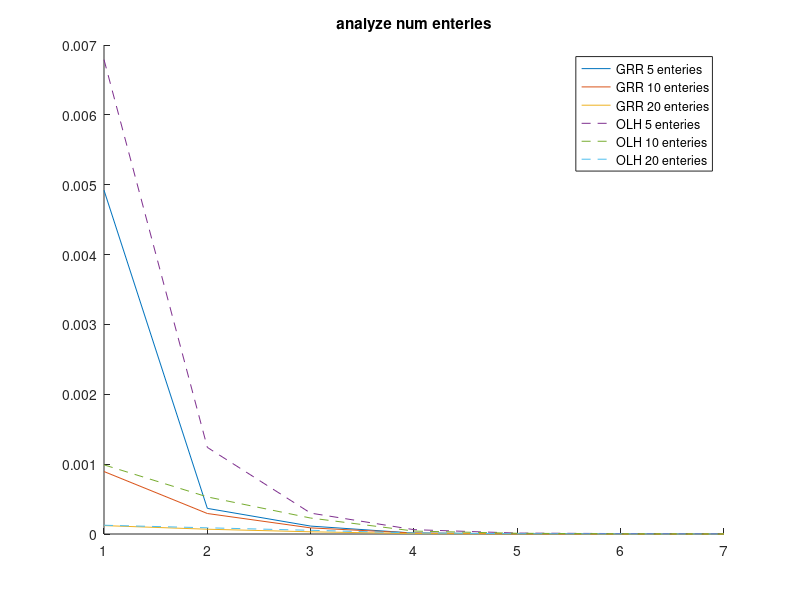

Here is the MATLAB script that generated this plot:
clc
clear
load("GRR_f_est_epsilon_phoenix_100_5EE_V2.mat")
f_hat(size(all_f_est,1),size(all_f_est,2),size(all_f_est,3))=0;
for k=1:size(all_f_est,4)
    for i=1:size(all_f_est,1)
        for j=1:size(all_f_est,2)
            for e=1:size(all_f_est,3)
                f_hat(i,j,e)=f_hat(i,j,e)+all_f_est(i,j,e,k);
            end
        end
    end
end
f_hat=f_hat/size(all_f_est,4);
for e=1:size(all_f_est,3)
    f_hat(:,:,e)=abs(f_hat(:,:,e))/(sum(sum(abs(f_hat(:,:,e)))));
end
f_true_bar(size(all_f_est,1),size(all_f_est,2),size(all_f_est,3))=0;
for k=1:size(all_f_est,4)
    for i=1:size(all_f_est,1)
        for j=1:size(all_f_est,2)
            for e=1:size(all_f_est,3)
                f_true_bar(i,j,e)=f_true_bar(i,j,e)+all_f_truth(i,j,e,k);
            end
        end
    end
end
f_true_bar=f_true_bar/size(all_f_est,4);
for e=1:size(all_f_est,3)
    f_true_bar(:,:,e)=(f_true_bar(:,:,e))/(sum(sum((f_true_bar(:,:,e)))));
end
S(1,size(all_f_est,3))=0;
for e=1:size(all_f_est,3)
    for i=1:size(all_f_est,1)
        for j=1:size(all_f_est,2)
            S(1,e)=S(1,e)+(f_true_bar(i,j,e)-f_hat(i,j,e)).^2;
            f_true_bar(i,j,e)
            f_hat(i,j,e)
        end
    end
end
S=S/(size(f_est,1)*size(f_est,2));
figure(4)
clf
hold on
plot(S)
load("GRR_f_est_epsilon_phoenix_100_10EE_V2.mat")
f_hat(size(all_f_est,1),size(all_f_est,2),size(all_f_est,3))=0;
for k=1:size(all_f_est,4)
    for i=1:size(all_f_est,1)
        for j=1:size(all_f_est,2)
            for e=1:size(all_f_est,3)
                f_hat(i,j,e)=f_hat(i,j,e)+all_f_est(i,j,e,k);
            end
        end
    end
end
f_hat=f_hat/size(all_f_est,4);
for e=1:size(all_f_est,3)
    f_hat(:,:,e)=abs(f_hat(:,:,e))/(sum(sum(abs(f_hat(:,:,e)))));
end
f_true_bar(size(all_f_est,1),size(all_f_est,2),size(all_f_est,3))=0;
for k=1:size(all_f_est,4)
    for i=1:size(all_f_est,1)
        for j=1:size(all_f_est,2)
            for e=1:size(all_f_est,3)
                f_true_bar(i,j,e)=f_true_bar(i,j,e)+all_f_truth(i,j,e,k);
            end
        end
    end
end
f_true_bar=f_true_bar/size(all_f_est,4);
for e=1:size(all_f_est,3)
    f_true_bar(:,:,e)=(f_true_bar(:,:,e))/(sum(sum((f_true_bar(:,:,e)))));
end
S(1,size(all_f_est,3))=0;
for e=1:size(all_f_est,3)
    for i=1:size(all_f_est,1)
        for j=1:size(all_f_est,2)
            S(1,e)=S(1,e)+(f_true_bar(i,j,e)-f_hat(i,j,e)).^2;
            f_true_bar(i,j,e)
            f_hat(i,j,e)
        end
    end
end
S=S/(size(f_est,1)*size(f_est,2));
plot(S)
load("GRR_f_est_epsilon_phoenix_100_20EE_V2.mat")
f_hat(size(all_f_est,1),size(all_f_est,2),size(all_f_est,3))=0;
for k=1:size(all_f_est,4)
    for i=1:size(all_f_est,1)
        for j=1:size(all_f_est,2)
            for e=1:size(all_f_est,3)
                f_hat(i,j,e)=f_hat(i,j,e)+all_f_est(i,j,e,k);
            end
        end
    end
end
f_hat=f_hat/size(all_f_est,4);
for e=1:size(all_f_est,3)
    f_hat(:,:,e)=abs(f_hat(:,:,e))/(sum(sum(abs(f_hat(:,:,e)))));
end
f_true_bar(size(all_f_est,1),size(all_f_est,2),size(all_f_est,3))=0;
for k=1:size(all_f_est,4)
    for i=1:size(all_f_est,1)
        for j=1:size(all_f_est,2)
            for e=1:size(all_f_est,3)
                f_true_bar(i,j,e)=f_true_bar(i,j,e)+all_f_truth(i,j,e,k);
            end
        end
    end
end
f_true_bar=f_true_bar/size(all_f_est,4);
for e=1:size(all_f_est,3)
    f_true_bar(:,:,e)=(f_true_bar(:,:,e))/(sum(sum((f_true_bar(:,:,e)))));
end
S(1,size(all_f_est,3))=0;
for e=1:size(all_f_est,3)
    for i=1:size(all_f_est,1)
        for j=1:size(all_f_est,2)
            S(1,e)=S(1,e)+(f_true_bar(i,j,e)-f_hat(i,j,e)).^2;
            f_true_bar(i,j,e)
            f_hat(i,j,e)
        end
    end
end
S=S/(size(f_est,1)*size(f_est,2));
plot(S)
%finished GRR


load("OLH_f_est_epsilon_phoenix_100_5EE_V2.mat")
f_hat(size(all_f_est,1),size(all_f_est,2),size(all_f_est,3))=0;
for k=1:size(all_f_est,4)
    for i=1:size(all_f_est,1)
        for j=1:size(all_f_est,2)
            for e=1:size(all_f_est,3)
                f_hat(i,j,e)=f_hat(i,j,e)+all_f_est(i,j,e,k);
            end
        end
    end
end
f_hat=f_hat/size(all_f_est,4);
for e=1:size(all_f_est,3)
    f_hat(:,:,e)=abs(f_hat(:,:,e))/(sum(sum(abs(f_hat(:,:,e)))));
end
f_true_bar(size(all_f_est,1),size(all_f_est,2),size(all_f_est,3))=0;
for k=1:size(all_f_est,4)
    for i=1:size(all_f_est,1)
        for j=1:size(all_f_est,2)
            for e=1:size(all_f_est,3)
                f_true_bar(i,j,e)=f_true_bar(i,j,e)+all_f_truth(i,j,e,k);
            end
        end
    end
end
f_true_bar=f_true_bar/size(all_f_est,4);
for e=1:size(all_f_est,3)
    f_true_bar(:,:,e)=(f_true_bar(:,:,e))/(sum(sum((f_true_bar(:,:,e)))));
end
S(1,size(all_f_est,3))=0;
for e=1:size(all_f_est,3)
    for i=1:size(all_f_est,1)
        for j=1:size(all_f_est,2)
            S(1,e)=S(1,e)+(f_true_bar(i,j,e)-f_hat(i,j,e)).^2;
            f_true_bar(i,j,e)
            f_hat(i,j,e)
        end
    end
end
S=S/(size(f_est,1)*size(f_est,2));
% figure(1)
% clf
% hold on
plot(S,'LineStyle','--')
load("OLH_f_est_epsilon_phoenix_100_10EE_V2.mat")
f_hat(size(all_f_est,1),size(all_f_est,2),size(all_f_est,3))=0;
for k=1:size(all_f_est,4)
    for i=1:size(all_f_est,1)
        for j=1:size(all_f_est,2)
            for e=1:size(all_f_est,3)
                f_hat(i,j,e)=f_hat(i,j,e)+all_f_est(i,j,e,k);
            end
        end
    end
end
f_hat=f_hat/size(all_f_est,4);
for e=1:size(all_f_est,3)
    f_hat(:,:,e)=abs(f_hat(:,:,e))/(sum(sum(abs(f_hat(:,:,e)))));
end
f_true_bar(size(all_f_est,1),size(all_f_est,2),size(all_f_est,3))=0;
for k=1:size(all_f_est,4)
    for i=1:size(all_f_est,1)
        for j=1:size(all_f_est,2)
            for e=1:size(all_f_est,3)
                f_true_bar(i,j,e)=f_true_bar(i,j,e)+all_f_truth(i,j,e,k);
            end
        end
    end
end
f_true_bar=f_true_bar/size(all_f_est,4);
for e=1:size(all_f_est,3)
    f_true_bar(:,:,e)=(f_true_bar(:,:,e))/(sum(sum((f_true_bar(:,:,e)))));
end
S(1,size(all_f_est,3))=0;
for e=1:size(all_f_est,3)
    for i=1:size(all_f_est,1)
        for j=1:size(all_f_est,2)
            S(1,e)=S(1,e)+(f_true_bar(i,j,e)-f_hat(i,j,e)).^2;
            f_true_bar(i,j,e)
            f_hat(i,j,e)
        end
    end
end
S=S/(size(f_est,1)*size(f_est,2));
plot(S,'LineStyle','--')
load("OLH_f_est_epsilon_phoenix_100_20EE_V2.mat")
f_hat(size(all_f_est,1),size(all_f_est,2),size(all_f_est,3))=0;
for k=1:size(all_f_est,4)
    for i=1:size(all_f_est,1)
        for j=1:size(all_f_est,2)
            for e=1:size(all_f_est,3)
                f_hat(i,j,e)=f_hat(i,j,e)+all_f_est(i,j,e,k);
            end
        end
    end
end
f_hat=f_hat/size(all_f_est,4);
for e=1:size(all_f_est,3)
    f_hat(:,:,e)=abs(f_hat(:,:,e))/(sum(sum(abs(f_hat(:,:,e)))));
end
f_true_bar(size(all_f_est,1),size(all_f_est,2),size(all_f_est,3))=0;
for k=1:size(all_f_est,4)
    for i=1:size(all_f_est,1)
        for j=1:size(all_f_est,2)
            for e=1:size(all_f_est,3)
                f_true_bar(i,j,e)=f_true_bar(i,j,e)+all_f_truth(i,j,e,k);
            end
        end
    end
end
f_true_bar=f_true_bar/size(all_f_est,4);
for e=1:size(all_f_est,3)
    f_true_bar(:,:,e)=(f_true_bar(:,:,e))/(sum(sum((f_true_bar(:,:,e)))));
end
S(1,size(all_f_est,3))=0;
for e=1:size(all_f_est,3)
    for i=1:size(all_f_est,1)
        for j=1:size(all_f_est,2)
            S(1,e)=S(1,e)+(f_true_bar(i,j,e)-f_hat(i,j,e)).^2;
            f_true_bar(i,j,e)
            f_hat(i,j,e)
        end
    end
end
S=S/(size(f_est,1)*size(f_est,2));
plot(S,'LineStyle','--')
legend({'GRR 5 enteries','GRR 10 enteries','GRR 20 enteries','OLH 5 enteries','OLH 10 enteries','OLH 20 enteries'})
title('analyze num enteries')
